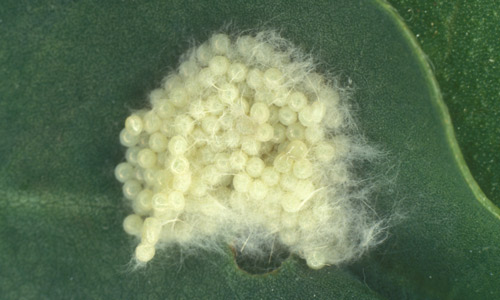
#> input picture original_images/1.jpg, 500 x 300 px, given in place of *.jpg, which was not available
$ python convert_fall_worms_togray.py
#> lines starting #> are read from the running program, lines starting #| are printed output that depends on the picture; pictures that were not available may be replaced by others from this repository, and a replacement may not be noted
# importing opencv
import cv2

# Load our input image
image = cv2.imread('C:\\Users\\BWAMIKI ISAAC Jr\\PycharmProjects\\FallyWorm\\original_images\\*.jpg')
#> image is the input picture: shape (300, 500, 3); mean B, G, R 90, 121.2, 100.4
rl = cv2.resize(image, (500, 500))
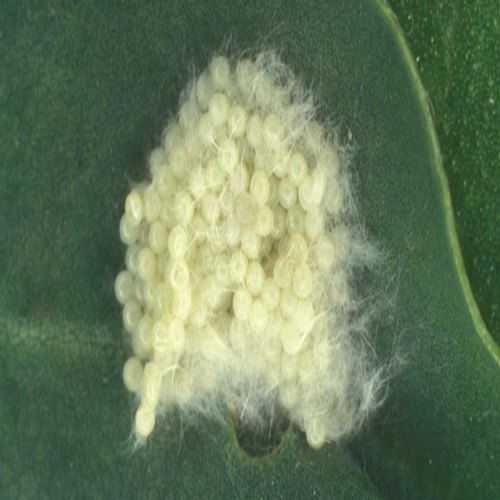
#> rl: shape (500, 500, 3); mean B, G, R 89.9, 121.1, 100.3
cv2.imshow('Original', rl)
cv2.waitKey()

# We use cvtColor, to convert to grayscale
gray_image = cv2.cvtColor(image, cv2.COLOR_BGR2GRAY)
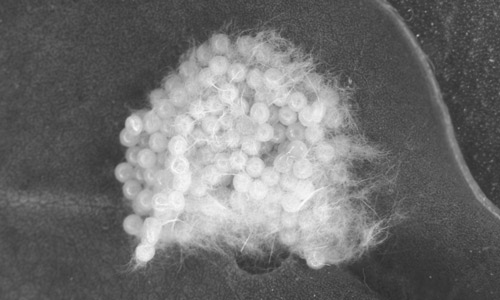
#> gray_image: shape (300, 500); min 43, max 251, mean 111.4

cv2.imshow('Grayscale', gray_image)
# cv2.imwrite("C:\\Users\\Softcodes\\PycharmProjects\\FallyWorm\\converted_images\\",gray_image)
cv2.waitKey(0)

# window shown waits for any key pressing event
cv2.destroyAllWindows()

$ run again, on original_images/15.jpg
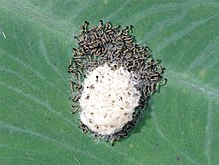
#> input picture original_images/15.jpg, 219 x 165 px, given in place of *.jpg, which was not available
#> image is the input picture: shape (165, 219, 3); mean B, G, R 115.8, 142.7, 105.3
#> `rl = cv2.resize(image, (500, 500))`:
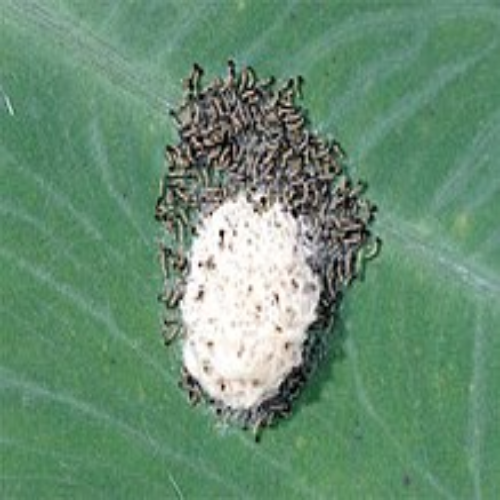
#> rl: shape (500, 500, 3); mean B, G, R 115.7, 142.6, 105.2
#> `gray_image = cv2.cvtColor(image, cv2.COLOR_BGR2GRAY)`:
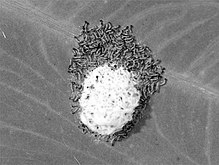
#> gray_image: shape (165, 219); min 0, max 255, mean 128.5
